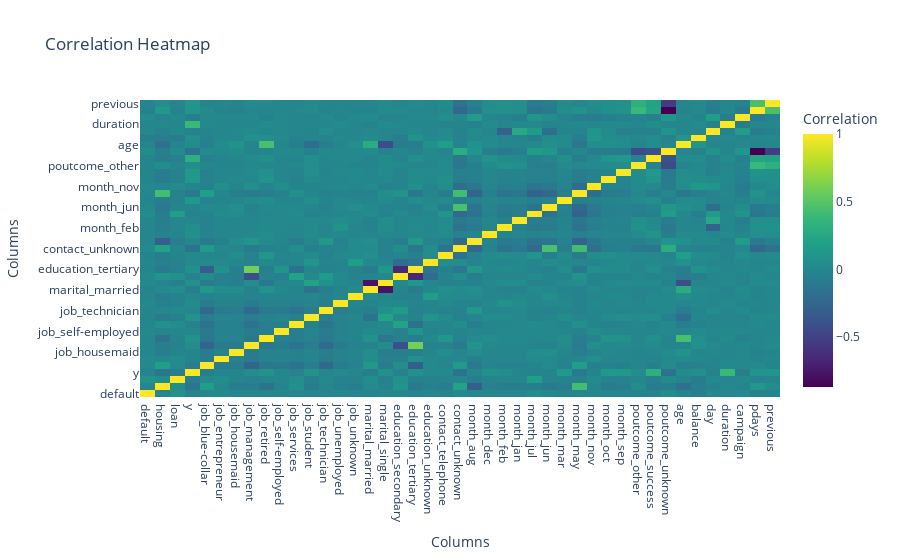

Notebook source saved alongside this figure:
### Code cell
# Create a correlation matrix
corr_matrix = shuffled_data.corr()

# Create a heatmap figure using Plotly
fig = go.Figure(
    data=go.Heatmap(
        z=corr_matrix.values,
        x=corr_matrix.columns,
        y=corr_matrix.index,
        colorscale='Viridis',
        colorbar=dict(title='Correlation')
    )
)

# Update the layout
fig.update_layout(
    title='Correlation Heatmap',
    xaxis=dict(title='Columns'),
    yaxis=dict(title='Columns')
)

# Display the figure
fig.show()
plt.savefig("heatmap.png")

### Figure 1 — Plotly figure (JSON) as saved in the notebook; plotly's stock layout.template omitted (floating-point values rounded to 4 significant figures; data arrays with more than 128 entries replaced by an {"elided": "..."} marker saying what was removed)
{"data": [{"colorbar": {"title": {"text": "Correlation"}}, "colorscale": [[0, "#440154"], [0.1111, "#482878"], [0.2222, "#3e4989"], [0.3333, "#31688e"], [0.4444, "#26828e"], [0.5556, "#1f9e89"], [0.6667, "#35b779"], [0.7778, "#6ece58"], [0.8889, "#b5de2b"], [1, "#fde725"]], "type": "heatmap", "x": ["default", "housing", "loan", "y", "job_blue-collar", "job_entrepreneur", "job_housemaid", "job_management", "job_retired", "job_self-employed", "job_services", "job_student", "job_technician", "job_unemployed", "job_unknown", "marital_married", "marital_single", "education_secondary", "education_tertiary", "education_unknown", "contact_telephone", "contact_unknown", "month_aug", "month_dec", "month_feb", "month_jan", "month_jul", "month_jun", "month_mar", "month_may", "month_nov", "month_oct", "month_sep", "poutcome_other", "poutcome_success", "poutcome_unknown", "age", "default", "balance", "housing", "loan", "day", "duration", "campaign", "pdays", "previous", "y"], "y": ["default", "housing", "loan", "y", "job_blue-collar", "job_entrepreneur", "job_housemaid", "job_management", "job_retired", "job_self-employed", "job_services", "job_student", "job_technician", "job_unemployed", "job_unknown", "marital_married", "marital_single", "education_secondary", "education_tertiary", "education_unknown", "contact_telephone", "contact_unknown", "month_aug", "month_dec", "month_feb", "month_jan", "month_jul", "month_jun", "month_mar", "month_may", "month_nov", "month_oct", "month_sep", "poutcome_other", "poutcome_success", "poutcome_unknown", "age", "default", "balance", "housing", "loan", "day", "duration", "campaign", "pdays", "previous", "y"], "z": {"elided": "47x47 float values"}}], "layout": {"title": {"text": "Correlation Heatmap"}, "xaxis": {"title": {"text": "Columns"}}, "yaxis": {"title": {"text": "Columns"}}}}
